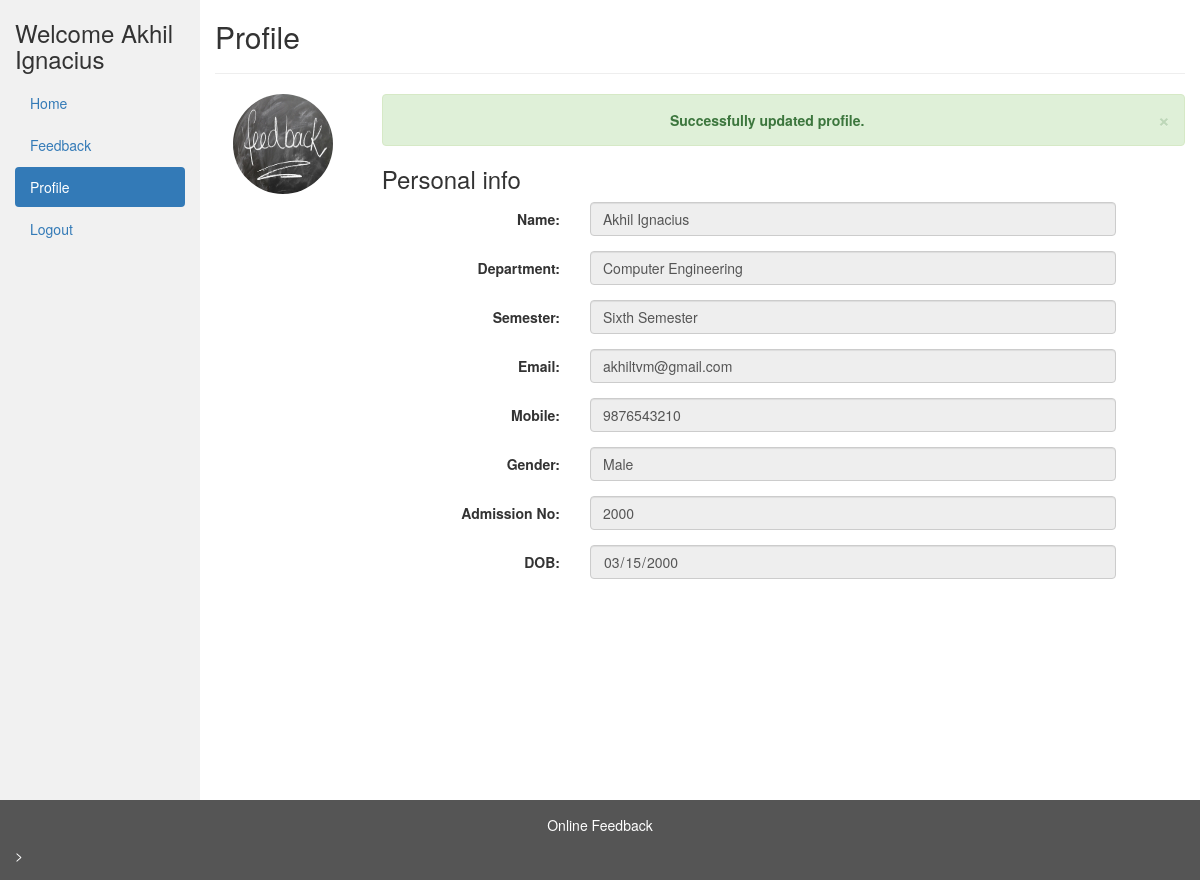
Page /student/student_profile.php?status=success (signed in) on the committed database.
### tables this page shows
CREATE TABLE `student` (
  `id` int(11) NOT NULL,
  `name` char(40) NOT NULL,
  `gender` int(11) NOT NULL,
  `email` varchar(40) NOT NULL,
  `password` varchar(40) DEFAULT NULL,
  `mobile` bigint(11) NOT NULL,
  `department_id` int(11) NOT NULL,
  `semester_id` int(10) NOT NULL,
  `image` varchar(50) NOT NULL DEFAULT '../img/no_image.jpg',
  `dob` date NOT NULL,
  `regid` varchar(20) NOT NULL,
  `feedback_submitted` int(11) NOT NULL DEFAULT '0'
);

CREATE TABLE `department` (
  `id` int(11) NOT NULL,
  `name` varchar(250) NOT NULL
);

CREATE TABLE `semester` (
  `id` int(11) NOT NULL,
  `name` varchar(250) NOT NULL
);

### student/student_profile.php (the view, shortened to what this page needs)
<?php
include_once '../database/dbconfig.php';
$result = $_GET['status'];
$result = $result? $result: null;
$user_id = $_SESSION['login_user_id'];
$sql = "SELECT * FROM `student` WHERE `id` = ".$user_id;
$result_query = mysqli_query($conn, $sql);
$row = mysqli_fetch_array($result_query);
$name = $row['name'];
$department_id = $row['department_id'];
$dep_sql = "SELECT * FROM `department` WHERE `id` = " . $department_id;
$dep_result = mysqli_query($conn, $dep_sql);
$dep_row = mysqli_fetch_array($dep_result);
$department = $dep_row['name'];
$semester_id = $row['semester_id'];
$sem_sql = "SELECT * FROM `semester` WHERE `id` = " . $semester_id;
$sem_result = mysqli_query($conn, $sem_sql);
$sem_row = mysqli_fetch_array($sem_result);
$semester = $sem_row['name'];
$email = $row['email'];
$mobile = $row['mobile'];
$gender = $row['gender'];
$regid = $row['regid'];
$dob = $row['dob'];
$image = $row['image'];
?>
<!DOCTYPE html>
<html lang="en">
<head>
  <link rel="stylesheet" href="https://maxcdn.bootstrapcdn.com/bootstrap/3.4.1/css/bootstrap.min.css">
</head>
<body>
  <div class="container-fluid">
    <div class="row content">
      <div class="col-sm-2 sidenav">
        <h3>Welcome <?php echo $name; ?></h3>
        <ul class="nav nav-pills nav-stacked">
          <li><a href="student_dashboard.php">Home</a></li>
          <li><a href="feedback.php">Feedback</a></li>
          <li class="active"><a href="student_profile.php">Profile</a></li>
          <li><a href="../logout.php">Logout</a></li>
        </ul><br>
      </div>
      <div class="col-sm-10">
        <h2>Profile</h2>
        <hr>
        <div class="row">
          <form class="form-horizontal" method="post" action="profile_update.php" enctype="multipart/form-data">
            <div class="col-md-2">
              <div class="text-center">
                <img src=<?php echo $image ?> class="avatar img-circle" alt="avatar"
                  style="height: 100px; width: 100px;">
              </div>
            </div>
            <div class="col-md-10 personal-info">
              <?php
            if ($result == 'success') {
                echo ('<div class="alert text-center alert-success alert-dismissible">
                        <a class="panel-close close" data-dismiss="alert">×</a>
                        <strong>Successfully updated profile.</strong>
                       </div>');
            } elseif ($result == 'failed') {
                echo ('<div class="alert text-center alert-danger alert-dismissible">
                        <a class="panel-close close" data-dismiss="alert">×</a>
                        <strong>Failed to update profile.</strong>
                       </div>');
            }
        ?>
              <h3>Personal info</h3>
              <div class="form-group">
                <label class="col-lg-3 control-label">Name:</label>
                <div class="col-lg-8">
                  <input name="name" class="form-control" readonly required="required" type="text" value="<?php echo $name ?>">
                </div>
              </div>
              <div class="form-group">
                <label class="col-lg-3 control-label">Department:</label>
                <div class="col-lg-8">
                  <input name="department" class="form-control" readonly required="required" type="text"
                    value="<?php echo $department ?>">
                </div>
              </div>
              <div class="form-group">
                <label class="col-lg-3 control-label">Semester:</label>
                <div class="col-lg-8">
                  <input name="semester" class="form-control" readonly required="required" type="text"
                    value="<?php echo $semester ?>">
                </div>
              </div>
              <div class="form-group">
                <label class="col-lg-3 control-label">Email:</label>
                <div class="col-lg-8">
                  <input name="email" class="form-control" readonly required="required" type="email"
                    value="<?php echo $email ?>">
                </div>
              </div>
              <div class="form-group">
                <label class="col-lg-3 control-label">Mobile:</label>
                <div class="col-lg-8">
                  <input name="mobile" class="form-control" readonly required="required" type="text"
                    value="<?php echo $mobile ?>">
                </div>
              </div>
              <div class="form-group">
                <label class="col-lg-3 control-label">Gender:</label>
                <div class="col-lg-8">
                  <input name="gender" class="form-control" readonly required="required" type="text"
                    value="<?php
                             if($gender == 1) echo "Male";
                             else echo "Female";
                            ?>">
                </div>
              </div>
              <div class="form-group">
                <label class="col-md-3 control-label">Admission No:</label>
                <div class="col-md-8">
                  <input name="regid" class="form-control" readonly required="required" type="text"
                    value="<?php echo $regid ?>">
                </div>
              </div>
              <div class="form-group">
                <label class="col-md-3 control-label">DOB:</label>
                <div class="col-md-8">
                  <input name="dob" class="form-control" readonly required="required" type="date" value=<?php echo $dob ?>>
                </div>
              </div>
          </form>
        </div>
      </div>
    </div>
  </div>
  <footer class="container-fluid">
    <center>
      <p>Online Feedback</p>
    </center>>
  </footer>
</body>
</html>

### student/student_profile.php (style rules this page uses)
.row.content { height: 800px }
.sidenav { background-color: #f1f1f1; height: 100%; }
footer { background-color: #555; color: white; padding: 15px; }

### rows in the picture
student: name "Akhil Ignacius", image (picture), email "akhiltvm@gmail.com", mobile "9876543210", gender "Male", regid "2000", dob "03/15/2000"
department: department "Computer Engineering"
semester: semester "Sixth Semester"
